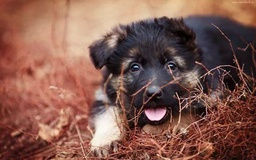
#> input picture Lab3_openCV/dog_640_400.jpg, 256 x 160 px, shrunk from 640 x 400 before the run
$ python script.py
#> lines starting #> are read from the running program, lines starting #| are printed output that depends on the picture
import cv2
import numpy as np
import matplotlib.pyplot as plt
from skimage.util import random_noise


# Original Image
image_name = 'dog_640_400.jpg'
I = cv2.imread(image_name, cv2.IMREAD_GRAYSCALE).astype(np.float32) / 255
#> I: shape (160, 256) float32; min 0, max 0.98, mean 0.397

############################## Noise Generation ###############################
# Image with saul and pepper noise
I_s_and_p = random_noise(I, mode='s&p', amount=0.2, \
                          salt_vs_pepper=0.4).astype(np.float32)

# Image with additive gaussian noise
I_gaussian = random_noise(I, mode='gaussian', mean=0.1, var=0.05).astype(np.float32)

# Image with multiplicative gaussian noise
I_speckle = random_noise(I, mode='speckle', mean=0.1, var=0.05).astype(np.float32)

# Image with quantization (poission) noise
I_poisson = random_noise(I, mode='poisson').astype(np.float32)

# Save results
f, ax = plt.subplots(5, 1, figsize=(10,12))

ax[0].imshow(I, cmap='gray')
ax[0].set_title('Original Image')
ax[0].axis('off')

ax[1].imshow(I_s_and_p, cmap='gray')
ax[1].set_title('Saul and Pepper Noise')
ax[1].axis('off')

ax[2].imshow(I_gaussian, cmap='gray')
ax[2].set_title('Additional Gaussian Noise')
ax[2].axis('off')

ax[3].imshow(I_speckle, cmap='gray')
ax[3].set_title('Multiplicative Gaussian Noise')
ax[3].axis('off')

ax[4].imshow(I_poisson, cmap='gray')
ax[4].set_title('Poisson Noise')
ax[4].axis('off')

f.suptitle('Noise Generation', fontsize=20, ha='center', fontweight='bold')

plt.tight_layout()
plt.savefig('Noise_Generation.png')
plt.show()
###############################################################################

############################### Gaussian Filter ###############################
# Base parameteres
sigma_X = 1.5
kernel_size = (5, 5)

# Filters for all images
I_gaus_filter_original = cv2.GaussianBlur(I, kernel_size, sigma_X)
I_gaus_filter_s_and_p = cv2.GaussianBlur(I_s_and_p, kernel_size, sigma_X)
I_gaus_filter_gaussian = cv2.GaussianBlur(I_gaussian, kernel_size, sigma_X)
I_gaus_filter_speckle = cv2.GaussianBlur(I_speckle, kernel_size, sigma_X)
I_gaus_filter_poisson = cv2.GaussianBlur(I_poisson, kernel_size, sigma_X)

# Save results
f, ax = plt.subplots(5, 2, figsize=(10,12))

ax[0, 0].imshow(I, cmap='gray')
ax[0, 0].set_title('Original Image')
ax[0, 0].axis('off')

ax[0, 1].imshow(I_gaus_filter_original, cmap='gray')
ax[0, 1].set_title('Original Image Gaus-Filtered')
ax[0, 1].axis('off')

ax[1, 0].imshow(I_s_and_p, cmap='gray')
ax[1, 0].set_title('Saul and Pepper Noise')
ax[1, 0].axis('off')

ax[1, 1].imshow(I_gaus_filter_s_and_p, cmap='gray')
ax[1, 1].set_title('Saul and Pepper Noise Gaus-Filtered')
ax[1, 1].axis('off')

ax[2, 0].imshow(I_gaussian, cmap='gray')
ax[2, 0].set_title('Additional Gaussian Noise')
ax[2, 0].axis('off')

ax[2, 1].imshow(I_gaus_filter_gaussian, cmap='gray')
ax[2, 1].set_title('Additional Gaussian Noise Gaus-Filtered')
ax[2, 1].axis('off')

ax[3, 0].imshow(I_speckle, cmap='gray')
ax[3, 0].set_title('Multiplicative Gaussian Noise')
ax[3, 0].axis('off')

ax[3, 1].imshow(I_gaus_filter_speckle, cmap='gray')
ax[3, 1].set_title('Multiplicative Gaussian Noise Gaus-Filtered')
ax[3, 1].axis('off')

ax[4, 0].imshow(I_poisson, cmap='gray')
ax[4, 0].set_title('Poisson Noise')
ax[4, 0].axis('off')

ax[4, 1].imshow(I_gaus_filter_poisson, cmap='gray')
ax[4, 1].set_title('Poisson Noise Gaus-Filtered')
ax[4, 1].axis('off')

f.suptitle('Gaussian Filter', fontsize=20, ha='center', fontweight='bold')

plt.tight_layout()
plt.savefig('Gaussian_Filter.png')
plt.show()
###############################################################################

########################### Counterharmonic Filter ############################
def Contrgarmonic_filter(I, Q, kernel_size):
    eps = 1e-11
    I_Q = (I + eps) ** Q
    kernel = np.ones(kernel_size, dtype=np.float32)
    numerator = cv2.filter2D(I_Q * I, -1, kernel)
    denominator = cv2.filter2D(I_Q, -1, kernel) + eps

    return np.clip((numerator / denominator).astype(np.float32), 0, 1)


I_salt = random_noise(I, mode='salt')
I_pepper = random_noise(I, mode='pepper')

I_salt_filter = Contrgarmonic_filter(I_salt, Q=-0.5, kernel_size=(5, 5))
I_pepper_filter = Contrgarmonic_filter(I_pepper, Q=0.5, kernel_size=(5, 5))
#> call 2 of Contrgarmonic_filter, with Q = 0.5, kernel_size = (5, 5)
#> in Contrgarmonic_filter (call 2), `I_Q = (I + eps) ** Q`:
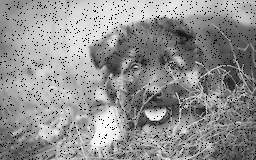
#> I_Q: shape (160, 256) float32; min 3.16e-06, max 0.99, mean 0.572
#> in Contrgarmonic_filter (call 2), `numerator = cv2.filter2D(I_Q * I, -1, kernel)`:
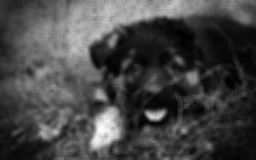
#> numerator: shape (160, 256) float32; min 0.0549, max 23.92, mean 6.6; drawn with min black and max white

f, ax = plt.subplots(2,2, figsize=(10,12))

ax[0,0].imshow(I_salt, cmap='gray')
ax[0,0].set_title('Salt Noise')
ax[0,0].axis('off')

ax[1,0].imshow(I_salt_filter, cmap='gray')
ax[1,0].set_title('Salt Noise Counterharmonic-Filtered')
ax[1,0].axis('off')

ax[0,1].imshow(I_pepper, cmap='gray')
ax[0,1].set_title('Pepper Noise')
ax[0,1].axis('off')

ax[1,1].imshow(I_pepper_filter, cmap='gray')
ax[1,1].set_title('Pepper Noise Counterharmonic-Filtered')
ax[1,1].axis('off')

f.suptitle('Counterharmonic Filter', \
            ha='center', fontsize=20, fontweight='bold')

plt.tight_layout()
plt.savefig('Counterharmonic_Filter.png')
plt.show()
###############################################################################

################################ Median Filter ################################
kernel_size = 5

# Filters for all images
I_median_filter_original = cv2.medianBlur(I, kernel_size)
I_median_filter_s_and_p = cv2.medianBlur(I_s_and_p, kernel_size)
I_median_filter_gaussian = cv2.medianBlur(I_gaussian, kernel_size)
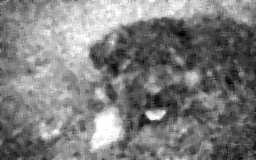
#> I_median_filter_gaussian: shape (160, 256) float32; min 0, max 1, mean 0.493
I_median_filter_speckle = cv2.medianBlur(I_speckle, kernel_size)
I_median_filter_poisson = cv2.medianBlur(I_poisson, kernel_size)

# Save results
f, ax = plt.subplots(5, 2, figsize=(10,12))

ax[0, 0].imshow(I, cmap='gray')
ax[0, 0].set_title('Original Image')
ax[0, 0].axis('off')

ax[0, 1].imshow(I_median_filter_original, cmap='gray')
ax[0, 1].set_title('Original Image Median-Filtered')
ax[0, 1].axis('off')

ax[1, 0].imshow(I_s_and_p, cmap='gray')
ax[1, 0].set_title('Saul and Pepper Noise')
ax[1, 0].axis('off')

ax[1, 1].imshow(I_median_filter_s_and_p, cmap='gray')
ax[1, 1].set_title('Saul and Pepper Noise Median-Filtered')
ax[1, 1].axis('off')

ax[2, 0].imshow(I_gaussian, cmap='gray')
ax[2, 0].set_title('Additional Gaussian Noise')
ax[2, 0].axis('off')

ax[2, 1].imshow(I_median_filter_gaussian, cmap='gray')
ax[2, 1].set_title('Additional Gaussian Noise Median-Filtered')
ax[2, 1].axis('off')

ax[3, 0].imshow(I_speckle, cmap='gray')
ax[3, 0].set_title('Multiplicative Gaussian Noise')
ax[3, 0].axis('off')

ax[3, 1].imshow(I_median_filter_speckle, cmap='gray')
ax[3, 1].set_title('Multiplicative Gaussian Noise Median-Filtered')
ax[3, 1].axis('off')

ax[4, 0].imshow(I_poisson, cmap='gray')
ax[4, 0].set_title('Poisson Noise')
ax[4, 0].axis('off')

ax[4, 1].imshow(I_median_filter_poisson, cmap='gray')
ax[4, 1].set_title('Poisson Noise Gaus-Filtered')
ax[4, 1].axis('off')

f.suptitle('Median Filter', fontsize=20, ha='center', fontweight='bold')

plt.tight_layout()
plt.savefig('Median_Filter.png')
plt.show()
###############################################################################

################## Weighted Median Filter And Ranked Filter ###################
# weighted median filter - expansion of the median filter
# rank filter - generalisation of the median filter
def weight_rank_filter(I, kernel_size, kernel, rank):
#> called with kernel_size = (5, 5), kernel = array of shape (5, 5), rank = 10
    I_out = np.copy(I)
    I_copy = cv2.copyMakeBorder(I, int((kernel_size[0] - 1) / 2), int(kernel_size[0] / 2),
                                    int((kernel_size[1] - 1) / 2), int(kernel_size[1] / 2), cv2.BORDER_REPLICATE)
    rows, cols = I_copy.shape[0:2]
#> rows = 164; cols = 260
    kernel_fl = kernel.flatten()
    index_center_kernel = (kernel_size[0] // 2, kernel_size[1] // 2)
    for i in range(index_center_kernel[0], rows - index_center_kernel[0]):
        for j in range(index_center_kernel[1], cols - index_center_kernel[1]):
            window = I_copy[i-index_center_kernel[0]:i+index_center_kernel[0]+1,
                            j-index_center_kernel[1]:j+index_center_kernel[1]+1].flatten()
            pixels = np.sort(np.repeat(window, kernel_fl))
            I_out[i-index_center_kernel[0], j-index_center_kernel[1]] = pixels[rank]
    return I_out

kernel_size = (5,5) #размер маски для медианы
kernel = np.array([
        [1,1,1,1,1],
        [1,2,2,2,1],
        [2,3,4,3,2],
        [1,2,2,2,1],
        [1,1,1,1,1]],
                    dtype=np.int64)  #матрица весов для медианного фильтра 5x5
rank = 10  # ранг рангового фильтра

I_weighted_and_ranked_median_filter_original = weight_rank_filter(I, kernel_size, kernel, rank)
I_weighted_and_ranked_median_filter_s_and_p = weight_rank_filter(I_s_and_p, kernel_size, kernel, rank)
I_weighted_and_ranked_median_filter_gaussian = weight_rank_filter(I_gaussian, kernel_size, kernel, rank)
I_weighted_and_ranked_median_filter_speckle = weight_rank_filter(I_speckle, kernel_size, kernel, rank)
I_weighted_and_ranked_median_filter_poisson = weight_rank_filter(I_poisson, kernel_size, kernel, rank)

# Save results
f, ax = plt.subplots(5, 2, figsize=(10,12))

ax[0, 0].imshow(I, cmap='gray')
ax[0, 0].set_title('Original Image')
ax[0, 0].axis('off')

ax[0, 1].imshow(I_weighted_and_ranked_median_filter_original, cmap='gray')
ax[0, 1].set_title('Original Image Weighted-Median-Ranked-Filtered')
ax[0, 1].axis('off')

ax[1, 0].imshow(I_s_and_p, cmap='gray')
ax[1, 0].set_title('Saul and Pepper Noise')
ax[1, 0].axis('off')

ax[1, 1].imshow(I_weighted_and_ranked_median_filter_s_and_p, cmap='gray')
ax[1, 1].set_title('Saul and Pepper Noise Weighted-Median-Ranked-Filtered')
ax[1, 1].axis('off')

ax[2, 0].imshow(I_gaussian, cmap='gray')
ax[2, 0].set_title('Additional Gaussian Noise')
ax[2, 0].axis('off')

ax[2, 1].imshow(I_weighted_and_ranked_median_filter_gaussian, cmap='gray')
ax[2, 1].set_title('Additional Gaussian Noise Weighted-Median-Ranked-Filtered')
ax[2, 1].axis('off')

ax[3, 0].imshow(I_speckle, cmap='gray')
ax[3, 0].set_title('Multiplicative Gaussian Noise')
ax[3, 0].axis('off')

ax[3, 1].imshow(I_weighted_and_ranked_median_filter_speckle, cmap='gray')
ax[3, 1].set_title('Multiplicative Gaussian Noise Weighted-Median-Ranked-Filtered')
ax[3, 1].axis('off')

ax[4, 0].imshow(I_poisson, cmap='gray')
ax[4, 0].set_title('Poisson Noise')
ax[4, 0].axis('off')

ax[4, 1].imshow(I_weighted_and_ranked_median_filter_poisson, cmap='gray')
ax[4, 1].set_title('Poisson Noise Weighted-Median-Ranked-Filtered')
ax[4, 1].axis('off')

f.suptitle('Weighted And Ranked Median Filter', fontsize=20, ha='center', fontweight='bold')

plt.tight_layout()
plt.savefig('Weighted_and_Ranked_Median_Filter.png')
plt.show()
###############################################################################

########################### Adaptive Median Filter ############################
def adaptive_median_filter(I, s_max):
#> called with s_max = 30
    I_out = np.copy(I)
    I_copy = cv2.copyMakeBorder(I, 1, 1, 1, 1, cv2.BORDER_REPLICATE) #border padding = 1
#> I_copy: shape (162, 258) float32
    rows, cols = I_copy.shape[0:2]
#> rows = 162; cols = 258
    for i in range(1, rows - 1):
        for j in range(1, cols - 1):   #проход по изобр. с паддингом, поэтому обход не по всему изображению
            # шаг 1
            flag = False  #индикатор того, дошел ли s до s_max
            for s in range(3, s_max+1, 2): #цикл по размеру фильтра
                index_center_kernel = (s // 2, s // 2) #кордината центра фильтра
                # выходим из цикла подбора размера фильтра,
                # если фильтр не может увеличиваться из-за достижения края картинки
                if (i - index_center_kernel[0]) < 0 or (j-index_center_kernel[1]) < 0:
                    break
                window = I_copy[i-index_center_kernel[0]:i+index_center_kernel[0]+1,
                                j-index_center_kernel[1]:j+index_center_kernel[1]+1]
                z_min = window.min()
                z_max = window.max()
                z_med = np.median(window)
                A_1 = z_med - z_min
                A_2 = z_med - z_max
                #выходим из цикла подбора размера фильтра, если достигнуто необх. условие
                if A_1 > 0 and A_2 < 0:
                    break
                # если все плохо и мы не вышли из цикла, s=s_max - не меняем текущий пиксель
                if s == s_max:
                    I_out[i-index_center_kernel[0], j-index_center_kernel[1]] = I_copy[i, j]
                    flag = True
            # шаг 2
            if not flag:       #если flag=False, то мы еще не дали пикселю значение
                B_1 = I_copy[i, j] - z_min
                B_2 = I_copy[i, j] - z_max
                if B_1 > 0 and B_2 < 0:
                    I_out[i-index_center_kernel[0], j-index_center_kernel[1]] = I_copy[i, j]
                else:
                    I_out[i-index_center_kernel[0], j-index_center_kernel[1]] = z_med
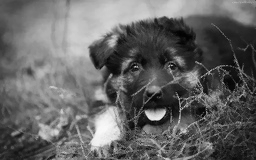
#> I_out: shape (160, 256) float32; min 0.00392, max 0.976, mean 0.397
    return I_out

s_max = 30

I_adaptive_median_filter_original = adaptive_median_filter(I, s_max)
I_adaptive_median_filter_s_and_p = adaptive_median_filter(I_s_and_p, s_max)
I_adaptive_median_filter_gaussian = adaptive_median_filter(I_gaussian, s_max)
#> call 3 of adaptive_median_filter, with s_max = 30
#> in adaptive_median_filter (call 3), `I_copy = cv2.copyMakeBorder(I, 1, 1, 1, 1, cv2.BORDER_REPLICATE)`:
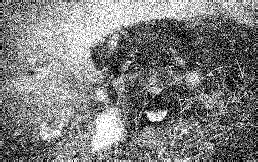
#> I_copy: shape (162, 258) float32; min 0, max 1, mean 0.494
#> after the loop in adaptive_median_filter (call 3), `for i in range(1, rows - 1):`:
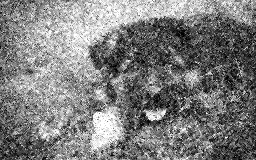
#> I_out: shape (160, 256) float32; min 0, max 1, mean 0.494
I_adaptive_median_filter_speckle = adaptive_median_filter(I_speckle, s_max)
#> call 4 of adaptive_median_filter, with s_max = 30
#> in adaptive_median_filter (call 4), `I_copy = cv2.copyMakeBorder(I, 1, 1, 1, 1, cv2.BORDER_REPLICATE)`:
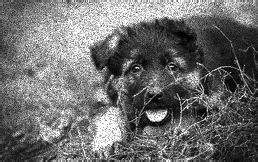
#> I_copy: shape (162, 258) float32; min 0, max 1, mean 0.433
I_adaptive_median_filter_poisson = adaptive_median_filter(I_poisson, s_max)

# Save results
f, ax = plt.subplots(5, 2, figsize=(10,12))

ax[0, 0].imshow(I, cmap='gray')
ax[0, 0].set_title('Original Image')
ax[0, 0].axis('off')

ax[0, 1].imshow(I_adaptive_median_filter_original, cmap='gray')
ax[0, 1].set_title('Original Image Adaptive-Median-Filtered')
ax[0, 1].axis('off')

ax[1, 0].imshow(I_s_and_p, cmap='gray')
ax[1, 0].set_title('Saul and Pepper Noise')
ax[1, 0].axis('off')

ax[1, 1].imshow(I_adaptive_median_filter_s_and_p, cmap='gray')
ax[1, 1].set_title('Saul and Pepper Noise Adaptive-Median-Filtered')
ax[1, 1].axis('off')

ax[2, 0].imshow(I_gaussian, cmap='gray')
ax[2, 0].set_title('Additional Gaussian Noise')
ax[2, 0].axis('off')

ax[2, 1].imshow(I_adaptive_median_filter_gaussian, cmap='gray')
ax[2, 1].set_title('Additional Gaussian Adaptive-Median-Filtered')
ax[2, 1].axis('off')

ax[3, 0].imshow(I_speckle, cmap='gray')
ax[3, 0].set_title('Multiplicative Gaussian Noise')
ax[3, 0].axis('off')

ax[3, 1].imshow(I_adaptive_median_filter_speckle, cmap='gray')
ax[3, 1].set_title('Multiplicative Gaussian Noise Adaptive-Median-Filtered')
ax[3, 1].axis('off')

ax[4, 0].imshow(I_poisson, cmap='gray')
ax[4, 0].set_title('Poisson Noise')
ax[4, 0].axis('off')

ax[4, 1].imshow(I_adaptive_median_filter_poisson, cmap='gray')
ax[4, 1].set_title('Poisson Noise Adaptive-Median-Filtered')
ax[4, 1].axis('off')

f.suptitle('Adaptive Median Filter', fontsize=20, ha='center', fontweight='bold')

plt.tight_layout()
plt.savefig('Adaptive_Median_Filter.png')
plt.show()
###############################################################################

################################ Wiener Filter ################################
def wiener_filter(I, kernel_size, var_noise):
#> called with kernel_size = (5, 5), var_noise = 0.05
    eps = 1e-11
    I_out = np.copy(I)
    I_copy = cv2.copyMakeBorder(I, int((kernel_size[0] - 1) / 2), int(kernel_size[0] / 2),
                                    int((kernel_size[1] - 1) / 2), int(kernel_size[1] / 2), cv2.BORDER_REPLICATE)
    I_copy_power = I_copy**2

    rows, cols = I_copy.shape[0:2]
#> rows = 164; cols = 260
    index_center_kernel = (kernel_size[0] // 2, kernel_size[1] // 2)
    for i in range(index_center_kernel[0], rows - index_center_kernel[0]):
        for j in range(index_center_kernel[1], cols - index_center_kernel[1]):
            window = I_copy[i-index_center_kernel[0]:i+index_center_kernel[0]+1,
                            j-index_center_kernel[1]:j+index_center_kernel[1]+1]
            window_power = I_copy_power[i-index_center_kernel[0]:i+index_center_kernel[0]+1,
                            j-index_center_kernel[1]:j+index_center_kernel[1]+1]
            m = np.sum(window) / (kernel_size[0] * kernel_size[1])
            var = np.sum(window_power - m ** 2) / (kernel_size[0] * kernel_size[1])
            I_out[i-index_center_kernel[0], j-index_center_kernel[1]] =\
                m + ((var - var_noise) / (var+eps)) * (I_copy[i,j] - m)

    return np.clip(I_out, 0, 1).astype(np.float32)

kernel_size = (5, 5)
var_noise = 0.05

I_wiener_filter_original = wiener_filter(I, kernel_size, var_noise)
I_wiener_filter_s_and_p = wiener_filter(I_s_and_p, kernel_size, var_noise)
I_wiener_filter_gaussian = wiener_filter(I_gaussian, kernel_size, var_noise)
I_wiener_filter_speckle = wiener_filter(I_speckle, kernel_size, var_noise)
I_wiener_filter_poisson = wiener_filter(I_poisson, kernel_size, var_noise)

# Save results
f, ax = plt.subplots(5, 2, figsize=(10,12))

ax[0, 0].imshow(I, cmap='gray')
ax[0, 0].set_title('Original Image')
ax[0, 0].axis('off')

ax[0, 1].imshow(I_wiener_filter_original, cmap='gray')
ax[0, 1].set_title('Original Image Wiener-Filtered')
ax[0, 1].axis('off')

ax[1, 0].imshow(I_s_and_p, cmap='gray')
ax[1, 0].set_title('Saul and Pepper Noise')
ax[1, 0].axis('off')

ax[1, 1].imshow(I_wiener_filter_s_and_p, cmap='gray')
ax[1, 1].set_title('Saul and Pepper Noise Wiener-Filtered')
ax[1, 1].axis('off')

ax[2, 0].imshow(I_gaussian, cmap='gray')
ax[2, 0].set_title('Additional Gaussian Noise')
ax[2, 0].axis('off')

ax[2, 1].imshow(I_wiener_filter_gaussian, cmap='gray')
ax[2, 1].set_title('Additional Gaussian Noise Wiener-Filtered')
ax[2, 1].axis('off')

ax[3, 0].imshow(I_speckle, cmap='gray')
ax[3, 0].set_title('Multiplicative Gaussian Noise')
ax[3, 0].axis('off')

ax[3, 1].imshow(I_wiener_filter_speckle, cmap='gray')
ax[3, 1].set_title('Multiplicative Gaussian Noise Wiener-Filtered')
ax[3, 1].axis('off')

ax[4, 0].imshow(I_poisson, cmap='gray')
ax[4, 0].set_title('Poisson Noise')
ax[4, 0].axis('off')

ax[4, 1].imshow(I_wiener_filter_poisson, cmap='gray')
ax[4, 1].set_title('Poisson Noise Wiener-Filtered')
ax[4, 1].axis('off')

f.suptitle('Wiener Filter', fontsize=20, ha='center', fontweight='bold')

plt.tight_layout()
plt.savefig('Wiener_Filter.png')
plt.show()
###############################################################################

############################## High-pass Filter ###############################
Gx = np.array([[1, 0], [0, -1]])
Gy = np.array([[0, 1], [-1, 0]])
I_x = cv2.filter2D(I, -1, Gx)
I_y = cv2.filter2D(I, -1, Gy)
I_roberts = cv2.magnitude(I_x, I_y)

Gx = np.array([[-1, 0, 1], [-1, 0, 1], [-1, 0, 1]])
Gx = np.array([[-1, -1, -1], [0, 0, 0], [1, 1, 1]])
I_x = cv2.filter2D(I, -1, Gx)
I_y = cv2.filter2D(I, -1, Gy)
I_previtt = cv2.magnitude(I_x, I_y)

sobelx = cv2.Sobel(I, -1, 1, 0)
sobely = cv2.Sobel(I, -1, 0, 1)
I_sobel = cv2.magnitude(sobelx, sobely)

I_laplacian = np.absolute(cv2.Laplacian(I, -1))

I_int = np.round(255 * I, 0).astype(np.uint8)
I_canny = cv2.Canny(I_int, 90, 200)

# Save results
f, ax = plt.subplots(5,1, figsize=(10,12))

ax[0].imshow(I_roberts, cmap='gray')
ax[0].set_title('Roberts Filter')
ax[0].axis('off')

ax[1].imshow(I_sobel, cmap='gray')
ax[1].set_title('Sobel Filter')
ax[1].axis('off')

ax[2].imshow(I_laplacian, cmap='gray')
ax[2].set_title('Laplacian Filter')
ax[2].axis('off')

ax[3].imshow(I_previtt, cmap='gray')
ax[3].set_title('Previtt Filter')
ax[3].axis('off')

ax[4].imshow(I_canny, cmap='gray')
ax[4].set_title('Canny Filter')
ax[4].axis('off')

f.suptitle('High-pass Filters', fontsize=20, ha='center', fontweight='bold')

plt.tight_layout()
plt.savefig('High-pass_Filter.png')
plt.show()
###############################################################################
